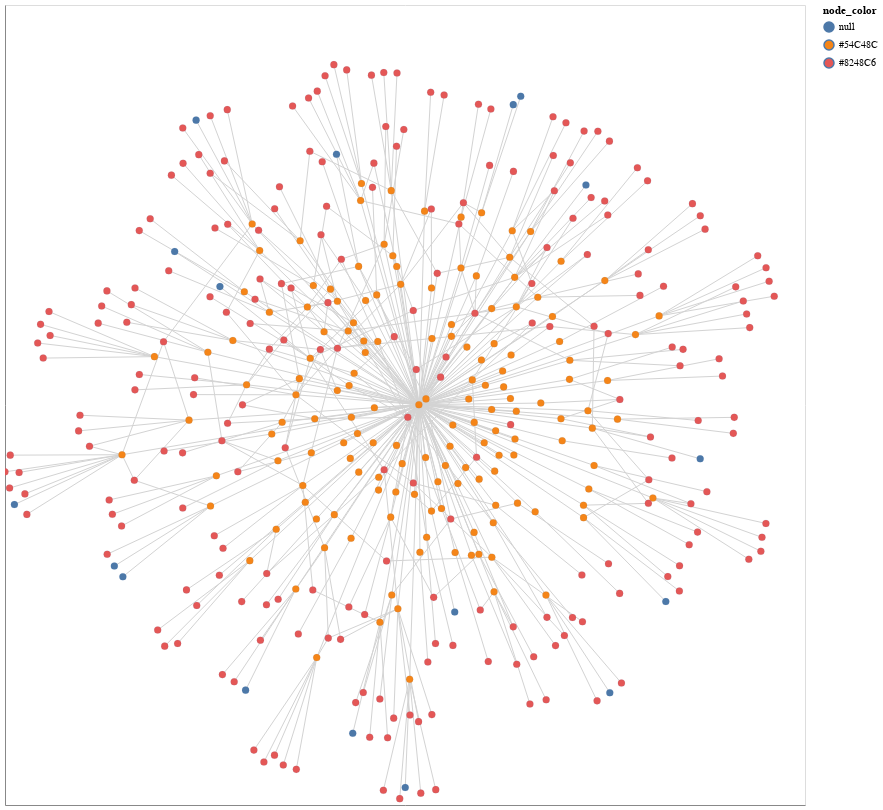

Notebook code for this chart:
### Code cell
# Generate a graph from the co-authors and their affiliations
G = nx.Graph()

for index, row in rf.iterrows():
    G.add_node(row['orcid'], name=row['full_name'], node_color='#54C48C', type='researcher')

for index, row in of2.iterrows():
    G.add_node(row['wikidata'], name=row['name'], node_color='#8248C6', type='organisation')

# Convert from and to for researcher relationships into ORCID IDs (to map the node labels)
def force_pid(n):
    n['from'] = n['from'].split('/')[-1]
    n['to'] = n['to'].split('/')[-1]
    return n

json = map(force_pid, r.json()[0]['relationships']['researcher-researcher'])
ef = pd.DataFrame(json, columns=['from', 'to'])

json = map(force_pid, r.json()[0]['relationships']['researcher-organisation'])
eo = pd.DataFrame(json, columns=['from', 'to'])

G.add_edges_from(ef.to_numpy())
G.add_edges_from(eo.to_numpy())
    
# Compute positions for viz.
pos = nx.spring_layout(G)

options = {
    "font_size": 12,
    "node_size": 50,
    "edge_color": "lightgray",
    "linewidths": 0.1,
    "width": 1
}

# Show information about the graph
print(nx.info(G))
print("Network density:", nx.density(G))

# export graph to a gephi file
nx.write_gexf(G, "affiliationss.gexf")

# Draw the graph using altair
viz = nxa.draw_networkx(G, pos=pos, node_tooltip='name', node_color='node_color', **options).properties(width=800, height=800)
viz.interactive()

### Figure 1 — Vega-Lite specification as saved in the notebook (floating-point values rounded to 4 significant figures; data arrays with more than 128 entries replaced by an {"elided": "..."} marker saying what was removed)
{"config": {"view": {"continuousWidth": 400, "continuousHeight": 300}}, "layer": [{"data": {"name": "data-4a7254aee657c909a2123d89ec44bb80"}, "mark": {"type": "line", "color": "lightgray", "opacity": 1, "strokeWidth": 1}, "encoding": {"detail": {"type": "quantitative", "field": "edge"}, "x": {"type": "quantitative", "axis": {"grid": false, "labels": false, "ticks": false, "title": ""}, "field": "x"}, "y": {"type": "quantitative", "axis": {"grid": false, "labels": false, "ticks": false, "title": ""}, "field": "y"}}, "selection": {"selector001": {"type": "interval", "bind": "scales", "encodings": ["x", "y"]}}}, {"data": {"name": "data-3dac423a4c48abac719fcbf4e690a679"}, "mark": {"type": "point", "opacity": 1, "size": 50, "strokeWidth": 0.1}, "encoding": {"fill": {"type": "nominal", "field": "node_color"}, "tooltip": {"type": "nominal", "field": "name"}, "x": {"type": "quantitative", "axis": {"grid": false, "labels": false, "ticks": false}, "field": "x"}, "y": {"type": "quantitative", "axis": {"grid": false, "labels": false, "ticks": false}, "field": "y"}}}], "height": 800, "width": 800, "$schema": "https://vega.github.io/schema/vega-lite/v4.8.1.json", "datasets": {"data-4a7254aee657c909a2123d89ec44bb80": {"elided": "1014 records"}, "data-3dac423a4c48abac719fcbf4e690a679": {"elided": "397 records"}}}
